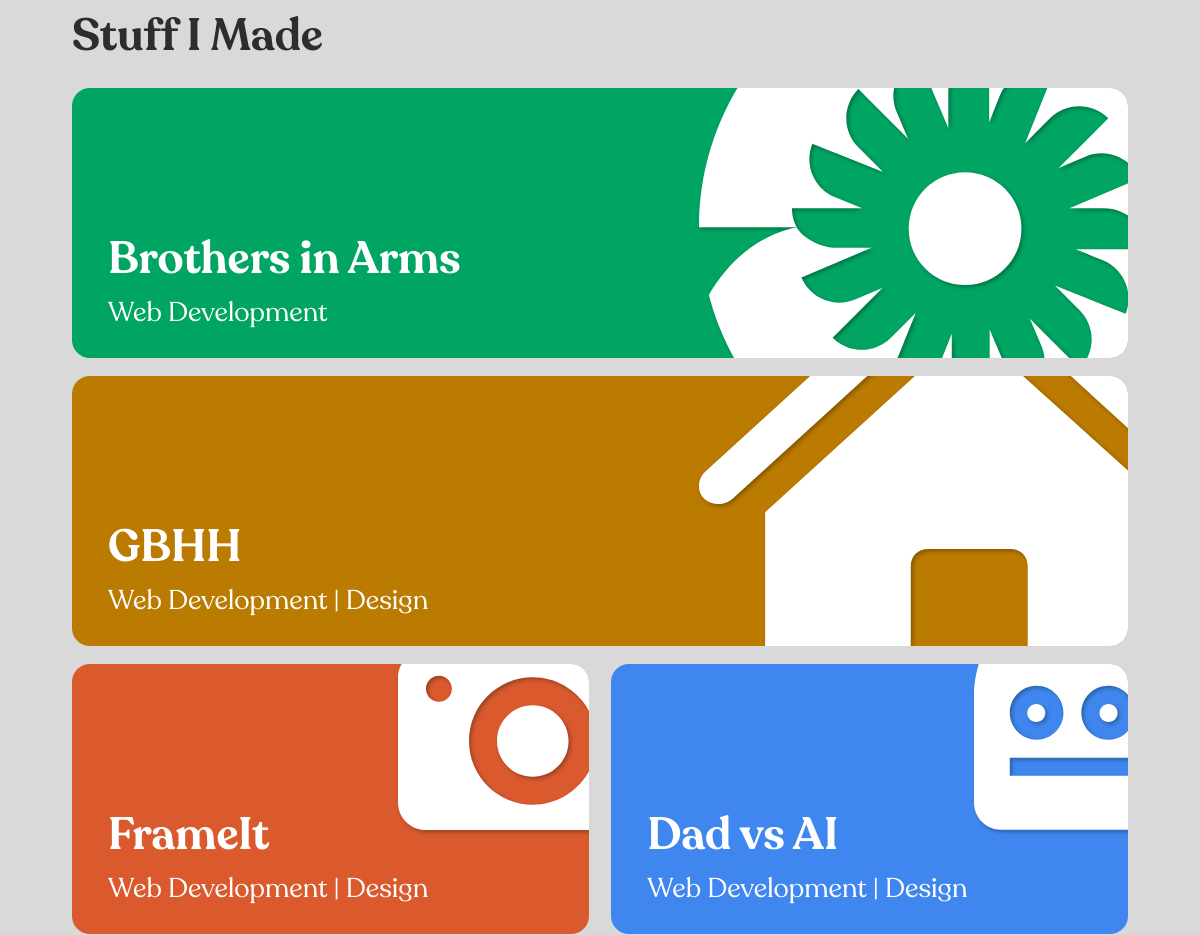
Before: / (middle part) with the older database file.
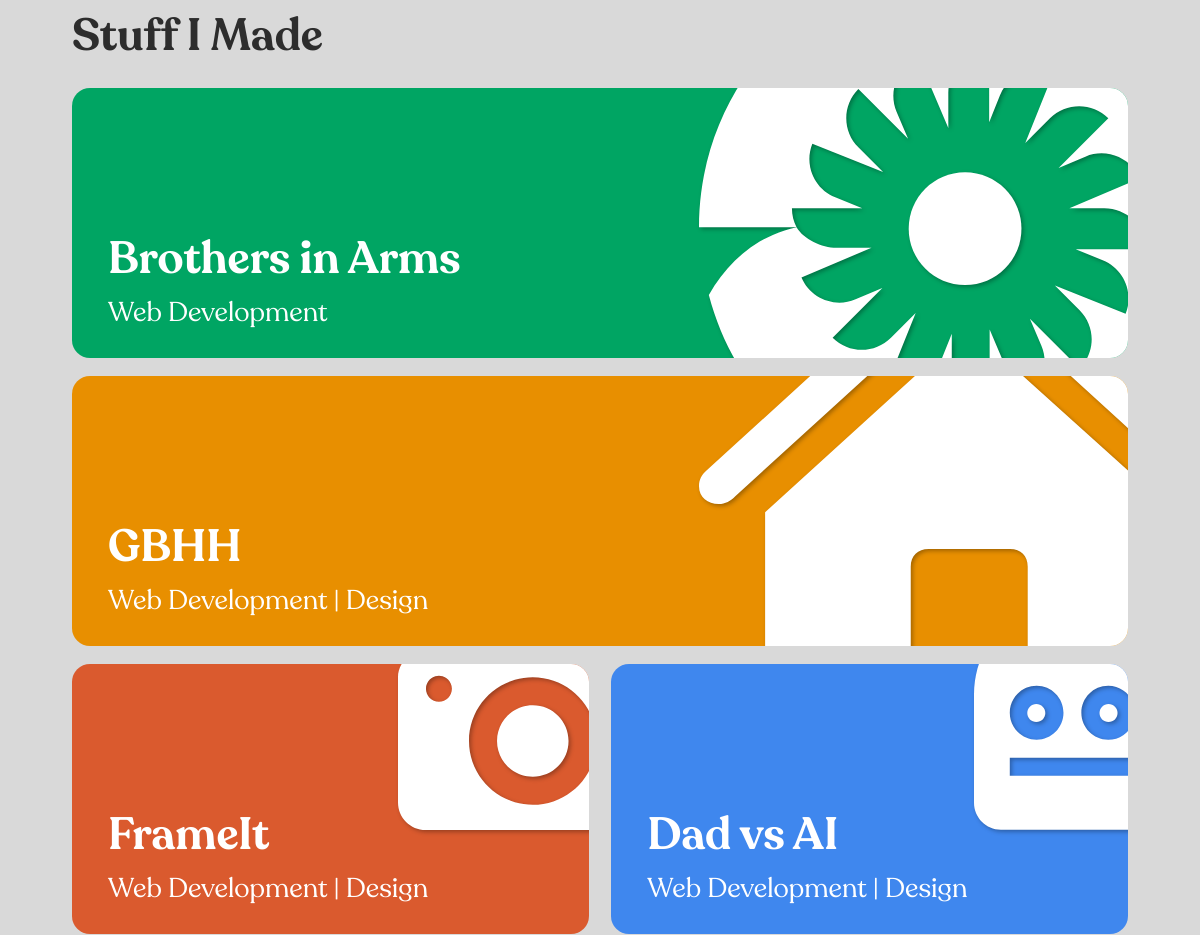
After: the same page with the newer database file.
### index.php (the view, shortened to what this page needs)
<!DOCTYPE html>
<html lang="en">
<?php
require_once('includes/connect.php');
$stmt = $connect->prepare('
SELECT
    projects.id AS project,
    title,
    description,
    cover_image AS image,
    colour
FROM projects
WHERE projects.visible = 1
ORDER BY project_order ASC
');
$stmt->execute();
?>
<head>
  <link rel="stylesheet" href="https://cdn.plyr.io/3.7.8/plyr.css">
  <link href="css/main.css?v=042025" rel="stylesheet">
</head>
<body>
  <section id="projects-con" class="grid-con">
    <h2 id="project-header" class="col-span-full">Stuff I Made</h2>
    <?php
    while ($row = $stmt->fetch(PDO::FETCH_ASSOC)) {
    echo'<a href="details.php?id='.$row['project'].'" class="project-card col-span-full" style="background-color:'.$row['colour'].'">
      <div class="project-image">
       <img src="images/'.$row['image'].'" alt="logo">
      </div>
      <div class="project-text">
        <h3>'.$row['title'].'</h3>
        <p>'.$row['description'].'</p>
      </div>
    </a>';
    }
    ?>
  </section>
</body>
</html>

Changed rows visible on the page:
changed projects "GBHH": colour "#bb7a00" → "#E88F00" (drawn)
